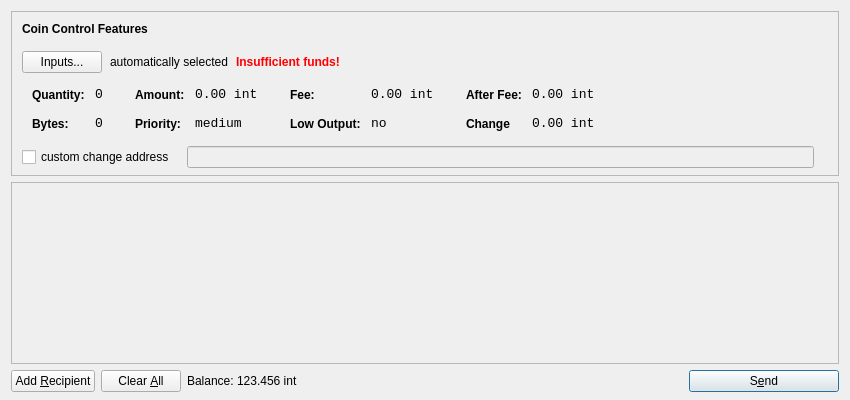
<?xml version="1.0" encoding="UTF-8"?>
<ui version="4.0">
 <class>SendCoinsDialog</class>
 <widget class="QDialog" name="SendCoinsDialog">
  <property name="geometry">
   <rect>
    <x>0</x>
    <y>0</y>
    <width>850</width>
    <height>400</height>
   </rect>
  </property>
  <property name="windowTitle">
   <string>Send Coins</string>
  </property>
  <layout class="QVBoxLayout" name="verticalLayout" stretch="0,1,0">
   <property name="bottomMargin">
    <number>8</number>
   </property>
   <item>
    <widget class="QFrame" name="frameCoinControl">
     <property name="sizePolicy">
      <sizepolicy hsizetype="Expanding" vsizetype="Expanding">
       <horstretch>0</horstretch>
       <verstretch>0</verstretch>
      </sizepolicy>
     </property>
     <property name="maximumSize">
      <size>
       <width>16777215</width>
       <height>16777215</height>
      </size>
     </property>
     <property name="frameShape">
      <enum>QFrame::StyledPanel</enum>
     </property>
     <property name="frameShadow">
      <enum>QFrame::Sunken</enum>
     </property>
     <layout class="QVBoxLayout" name="verticalLayoutCoinControl2">
      <property name="spacing">
       <number>-1</number>
      </property>
      <property name="leftMargin">
       <number>0</number>
      </property>
      <property name="topMargin">
       <number>0</number>
      </property>
      <property name="rightMargin">
       <number>0</number>
      </property>
      <property name="bottomMargin">
       <number>6</number>
      </property>
      <item>
       <layout class="QVBoxLayout" name="verticalLayoutCoinControl" stretch="0,0,0,0,1">
        <property name="spacing">
         <number>0</number>
        </property>
        <property name="leftMargin">
         <number>10</number>
        </property>
        <property name="topMargin">
         <number>10</number>
        </property>
        <item>
         <layout class="QHBoxLayout" name="horizontalLayoutCoinControl1">
          <property name="bottomMargin">
           <number>15</number>
          </property>
          <item>
           <widget class="QLabel" name="labelCoinControlFeatures">
            <property name="sizePolicy">
             <sizepolicy hsizetype="Preferred" vsizetype="Maximum">
              <horstretch>0</horstretch>
              <verstretch>0</verstretch>
             </sizepolicy>
            </property>
            <property name="font">
             <font>
              <weight>75</weight>
              <bold>true</bold>
             </font>
            </property>
            <property name="styleSheet">
             <string notr="true">font-weight:bold;</string>
            </property>
            <property name="text">
             <string>Coin Control Features</string>
            </property>
           </widget>
          </item>
         </layout>
        </item>
        <item>
         <layout class="QHBoxLayout" name="horizontalLayoutCoinControl2" stretch="0,0,0,0">
          <property name="spacing">
           <number>8</number>
          </property>
          <property name="bottomMargin">
           <number>10</number>
          </property>
          <item>
           <widget class="QPushButton" name="pushButtonCoinControl">
            <property name="styleSheet">
             <string notr="true"/>
            </property>
            <property name="text">
             <string>Inputs...</string>
            </property>
           </widget>
          </item>
          <item>
           <widget class="QLabel" name="labelCoinControlAutomaticallySelected">
            <property name="text">
             <string>automatically selected</string>
            </property>
            <property name="margin">
             <number>5</number>
            </property>
           </widget>
          </item>
          <item>
           <widget class="QLabel" name="labelCoinControlInsuffFunds">
            <property name="font">
             <font>
              <weight>75</weight>
              <bold>true</bold>
             </font>
            </property>
            <property name="styleSheet">
             <string notr="true">color:red;font-weight:bold;</string>
            </property>
            <property name="text">
             <string>Insufficient funds!</string>
            </property>
            <property name="margin">
             <number>5</number>
            </property>
           </widget>
          </item>
          <item>
           <spacer name="horizontalSpacerCoinControl">
            <property name="orientation">
             <enum>Qt::Horizontal</enum>
            </property>
            <property name="sizeHint" stdset="0">
             <size>
              <width>40</width>
              <height>1</height>
             </size>
            </property>
           </spacer>
          </item>
         </layout>
        </item>
        <item>
         <widget class="QWidget" name="widgetCoinControl" native="true">
          <property name="sizePolicy">
           <sizepolicy hsizetype="Preferred" vsizetype="Preferred">
            <horstretch>0</horstretch>
            <verstretch>0</verstretch>
           </sizepolicy>
          </property>
          <property name="minimumSize">
           <size>
            <width>0</width>
            <height>0</height>
           </size>
          </property>
          <property name="styleSheet">
           <string notr="true"/>
          </property>
          <layout class="QHBoxLayout" name="horizontalLayoutCoinControl5">
           <property name="margin">
            <number>0</number>
           </property>
           <item>
            <layout class="QHBoxLayout" name="horizontalLayoutCoinControl3" stretch="0,0,0,1">
             <property name="spacing">
              <number>20</number>
             </property>
             <property name="topMargin">
              <number>0</number>
             </property>
             <property name="bottomMargin">
              <number>10</number>
             </property>
             <item>
              <layout class="QFormLayout" name="formLayoutCoinControl1">
               <property name="horizontalSpacing">
                <number>10</number>
               </property>
               <property name="verticalSpacing">
                <number>14</number>
               </property>
               <property name="leftMargin">
                <number>10</number>
               </property>
               <property name="topMargin">
                <number>4</number>
               </property>
               <property name="rightMargin">
                <number>6</number>
               </property>
               <item row="0" column="0">
                <widget class="QLabel" name="labelCoinControlQuantityText">
                 <property name="styleSheet">
                  <string notr="true">font-weight:bold;</string>
                 </property>
                 <property name="text">
                  <string>Quantity:</string>
                 </property>
                 <property name="margin">
                  <number>0</number>
                 </property>
                </widget>
               </item>
               <item row="0" column="1">
                <widget class="QLabel" name="labelCoinControlQuantity">
                 <property name="font">
                  <font>
                   <family>Monospace</family>
                   <pointsize>10</pointsize>
                  </font>
                 </property>
                 <property name="cursor">
                  <cursorShape>IBeamCursor</cursorShape>
                 </property>
                 <property name="contextMenuPolicy">
                  <enum>Qt::ActionsContextMenu</enum>
                 </property>
                 <property name="text">
                  <string>0</string>
                 </property>
                 <property name="margin">
                  <number>0</number>
                 </property>
                 <property name="textInteractionFlags">
                  <set>Qt::LinksAccessibleByMouse|Qt::TextSelectableByKeyboard|Qt::TextSelectableByMouse</set>
                 </property>
                </widget>
               </item>
               <item row="1" column="0">
                <widget class="QLabel" name="labelCoinControlBytesText">
                 <property name="styleSheet">
                  <string notr="true">font-weight:bold;</string>
                 </property>
                 <property name="text">
                  <string>Bytes:</string>
                 </property>
                </widget>
               </item>
               <item row="1" column="1">
                <widget class="QLabel" name="labelCoinControlBytes">
                 <property name="font">
                  <font>
                   <family>Monospace</family>
                   <pointsize>10</pointsize>
                  </font>
                 </property>
                 <property name="cursor">
                  <cursorShape>IBeamCursor</cursorShape>
                 </property>
                 <property name="contextMenuPolicy">
                  <enum>Qt::ActionsContextMenu</enum>
                 </property>
                 <property name="text">
                  <string>0</string>
                 </property>
                 <property name="textInteractionFlags">
                  <set>Qt::LinksAccessibleByMouse|Qt::TextSelectableByKeyboard|Qt::TextSelectableByMouse</set>
                 </property>
                </widget>
               </item>
              </layout>
             </item>
             <item>
              <layout class="QFormLayout" name="formLayoutCoinControl2">
               <property name="horizontalSpacing">
                <number>10</number>
               </property>
               <property name="verticalSpacing">
                <number>14</number>
               </property>
               <property name="leftMargin">
                <number>6</number>
               </property>
               <property name="topMargin">
                <number>4</number>
               </property>
               <property name="rightMargin">
                <number>6</number>
               </property>
               <item row="0" column="0">
                <widget class="QLabel" name="labelCoinControlAmountText">
                 <property name="styleSheet">
                  <string notr="true">font-weight:bold;</string>
                 </property>
                 <property name="text">
                  <string>Amount:</string>
                 </property>
                 <property name="margin">
                  <number>0</number>
                 </property>
                </widget>
               </item>
               <item row="0" column="1">
                <widget class="QLabel" name="labelCoinControlAmount">
                 <property name="font">
                  <font>
                   <family>Monospace</family>
                   <pointsize>10</pointsize>
                  </font>
                 </property>
                 <property name="cursor">
                  <cursorShape>IBeamCursor</cursorShape>
                 </property>
                 <property name="contextMenuPolicy">
                  <enum>Qt::ActionsContextMenu</enum>
                 </property>
                 <property name="text">
                  <string>0.00 int</string>
                 </property>
                 <property name="textInteractionFlags">
                  <set>Qt::LinksAccessibleByMouse|Qt::TextSelectableByKeyboard|Qt::TextSelectableByMouse</set>
                 </property>
                </widget>
               </item>
               <item row="1" column="0">
                <widget class="QLabel" name="labelCoinControlPriorityText">
                 <property name="styleSheet">
                  <string notr="true">font-weight:bold;</string>
                 </property>
                 <property name="text">
                  <string>Priority:</string>
                 </property>
                </widget>
               </item>
               <item row="1" column="1">
                <widget class="QLabel" name="labelCoinControlPriority">
                 <property name="font">
                  <font>
                   <family>Monospace</family>
                   <pointsize>10</pointsize>
                  </font>
                 </property>
                 <property name="cursor">
                  <cursorShape>IBeamCursor</cursorShape>
                 </property>
                 <property name="contextMenuPolicy">
                  <enum>Qt::ActionsContextMenu</enum>
                 </property>
                 <property name="text">
                  <string>medium</string>
                 </property>
                 <property name="textInteractionFlags">
                  <set>Qt::LinksAccessibleByMouse|Qt::TextSelectableByKeyboard|Qt::TextSelectableByMouse</set>
                 </property>
                </widget>
               </item>
              </layout>
             </item>
             <item>
              <layout class="QFormLayout" name="formLayoutCoinControl3">
               <property name="horizontalSpacing">
                <number>10</number>
               </property>
               <property name="verticalSpacing">
                <number>14</number>
               </property>
               <property name="leftMargin">
                <number>6</number>
               </property>
               <property name="topMargin">
                <number>4</number>
               </property>
               <property name="rightMargin">
                <number>6</number>
               </property>
               <item row="0" column="0">
                <widget class="QLabel" name="labelCoinControlFeeText">
                 <property name="styleSheet">
                  <string notr="true">font-weight:bold;</string>
                 </property>
                 <property name="text">
                  <string>Fee:</string>
                 </property>
                 <property name="margin">
                  <number>0</number>
                 </property>
                </widget>
               </item>
               <item row="0" column="1">
                <widget class="QLabel" name="labelCoinControlFee">
                 <property name="font">
                  <font>
                   <family>Monospace</family>
                   <pointsize>10</pointsize>
                  </font>
                 </property>
                 <property name="cursor">
                  <cursorShape>IBeamCursor</cursorShape>
                 </property>
                 <property name="contextMenuPolicy">
                  <enum>Qt::ActionsContextMenu</enum>
                 </property>
                 <property name="text">
                  <string>0.00 int</string>
                 </property>
                 <property name="textInteractionFlags">
                  <set>Qt::LinksAccessibleByMouse|Qt::TextSelectableByKeyboard|Qt::TextSelectableByMouse</set>
                 </property>
                </widget>
               </item>
               <item row="1" column="0">
                <widget class="QLabel" name="labelCoinControlLowOutputText">
                 <property name="styleSheet">
                  <string notr="true">font-weight:bold;</string>
                 </property>
                 <property name="text">
                  <string>Low Output:</string>
                 </property>
                </widget>
               </item>
               <item row="1" column="1">
                <widget class="QLabel" name="labelCoinControlLowOutput">
                 <property name="font">
                  <font>
                   <family>Monospace</family>
                   <pointsize>10</pointsize>
                  </font>
                 </property>
                 <property name="cursor">
                  <cursorShape>IBeamCursor</cursorShape>
                 </property>
                 <property name="contextMenuPolicy">
                  <enum>Qt::ActionsContextMenu</enum>
                 </property>
                 <property name="text">
                  <string>no</string>
                 </property>
                 <property name="textInteractionFlags">
                  <set>Qt::LinksAccessibleByMouse|Qt::TextSelectableByKeyboard|Qt::TextSelectableByMouse</set>
                 </property>
                </widget>
               </item>
              </layout>
             </item>
             <item>
              <layout class="QFormLayout" name="formLayoutCoinControl4">
               <property name="horizontalSpacing">
                <number>10</number>
               </property>
               <property name="verticalSpacing">
                <number>14</number>
               </property>
               <property name="leftMargin">
                <number>6</number>
               </property>
               <property name="topMargin">
                <number>4</number>
               </property>
               <property name="rightMargin">
                <number>6</number>
               </property>
               <item row="0" column="0">
                <widget class="QLabel" name="labelCoinControlAfterFeeText">
                 <property name="styleSheet">
                  <string notr="true">font-weight:bold;</string>
                 </property>
                 <property name="text">
                  <string>After Fee:</string>
                 </property>
                 <property name="margin">
                  <number>0</number>
                 </property>
                </widget>
               </item>
               <item row="0" column="1">
                <widget class="QLabel" name="labelCoinControlAfterFee">
                 <property name="font">
                  <font>
                   <family>Monospace</family>
                   <pointsize>10</pointsize>
                  </font>
                 </property>
                 <property name="cursor">
                  <cursorShape>IBeamCursor</cursorShape>
                 </property>
                 <property name="contextMenuPolicy">
                  <enum>Qt::ActionsContextMenu</enum>
                 </property>
                 <property name="text">
                  <string>0.00 int</string>
                 </property>
                 <property name="textInteractionFlags">
                  <set>Qt::LinksAccessibleByMouse|Qt::TextSelectableByKeyboard|Qt::TextSelectableByMouse</set>
                 </property>
                </widget>
               </item>
               <item row="1" column="0">
                <widget class="QLabel" name="labelCoinControlChangeText">
                 <property name="styleSheet">
                  <string notr="true">font-weight:bold;</string>
                 </property>
                 <property name="text">
                  <string>Change</string>
                 </property>
                </widget>
               </item>
               <item row="1" column="1">
                <widget class="QLabel" name="labelCoinControlChange">
                 <property name="font">
                  <font>
                   <family>Monospace</family>
                   <pointsize>10</pointsize>
                  </font>
                 </property>
                 <property name="cursor">
                  <cursorShape>IBeamCursor</cursorShape>
                 </property>
                 <property name="contextMenuPolicy">
                  <enum>Qt::ActionsContextMenu</enum>
                 </property>
                 <property name="text">
                  <string>0.00 int</string>
                 </property>
                 <property name="textInteractionFlags">
                  <set>Qt::LinksAccessibleByMouse|Qt::TextSelectableByKeyboard|Qt::TextSelectableByMouse</set>
                 </property>
                </widget>
               </item>
              </layout>
             </item>
            </layout>
           </item>
          </layout>
         </widget>
        </item>
        <item>
         <layout class="QHBoxLayout" name="horizontalLayoutCoinControl4" stretch="0,0,0">
          <property name="spacing">
           <number>12</number>
          </property>
          <property name="sizeConstraint">
           <enum>QLayout::SetDefaultConstraint</enum>
          </property>
          <property name="topMargin">
           <number>5</number>
          </property>
          <property name="rightMargin">
           <number>5</number>
          </property>
          <item>
           <widget class="QCheckBox" name="checkBoxCoinControlChange">
            <property name="text">
             <string>custom change address</string>
            </property>
           </widget>
          </item>
          <item>
           <widget class="QLineEdit" name="lineEditCoinControlChange">
            <property name="enabled">
             <bool>false</bool>
            </property>
            <property name="sizePolicy">
             <sizepolicy hsizetype="Expanding" vsizetype="Fixed">
              <horstretch>0</horstretch>
              <verstretch>0</verstretch>
             </sizepolicy>
            </property>
           </widget>
          </item>
          <item>
           <widget class="QLabel" name="labelCoinControlChangeLabel">
            <property name="sizePolicy">
             <sizepolicy hsizetype="Preferred" vsizetype="Expanding">
              <horstretch>0</horstretch>
              <verstretch>0</verstretch>
             </sizepolicy>
            </property>
            <property name="minimumSize">
             <size>
              <width>0</width>
              <height>0</height>
             </size>
            </property>
            <property name="text">
             <string/>
            </property>
            <property name="margin">
             <number>3</number>
            </property>
           </widget>
          </item>
         </layout>
        </item>
        <item>
         <spacer name="verticalSpacerCoinControl">
          <property name="orientation">
           <enum>Qt::Vertical</enum>
          </property>
          <property name="sizeHint" stdset="0">
           <size>
            <width>800</width>
            <height>1</height>
           </size>
          </property>
         </spacer>
        </item>
       </layout>
      </item>
     </layout>
    </widget>
   </item>
   <item>
    <widget class="QScrollArea" name="scrollArea">
     <property name="widgetResizable">
      <bool>true</bool>
     </property>
     <widget class="QWidget" name="scrollAreaWidgetContents">
      <property name="geometry">
       <rect>
        <x>0</x>
        <y>0</y>
        <width>830</width>
        <height>165</height>
       </rect>
      </property>
      <layout class="QVBoxLayout" name="verticalLayout_2">
       <property name="margin">
        <number>0</number>
       </property>
       <item>
        <layout class="QVBoxLayout" name="entries">
         <property name="spacing">
          <number>6</number>
         </property>
        </layout>
       </item>
       <item>
        <spacer name="verticalSpacer">
         <property name="orientation">
          <enum>Qt::Vertical</enum>
         </property>
         <property name="sizeHint" stdset="0">
          <size>
           <width>20</width>
           <height>40</height>
          </size>
         </property>
        </spacer>
       </item>
      </layout>
     </widget>
    </widget>
   </item>
   <item>
    <layout class="QHBoxLayout" name="horizontalLayout">
     <item>
      <widget class="QPushButton" name="addButton">
       <property name="toolTip">
        <string>Send to multiple recipients at once</string>
       </property>
       <property name="text">
        <string>Add &amp;Recipient</string>
       </property>
       <property name="icon">
        <iconset resource="../bitcoin.qrc">
         <normaloff>:/icons/add</normaloff>:/icons/add</iconset>
       </property>
       <property name="autoDefault">
        <bool>false</bool>
       </property>
      </widget>
     </item>
     <item>
      <widget class="QPushButton" name="clearButton">
       <property name="sizePolicy">
        <sizepolicy hsizetype="Minimum" vsizetype="Fixed">
         <horstretch>0</horstretch>
         <verstretch>0</verstretch>
        </sizepolicy>
       </property>
       <property name="toolTip">
        <string>Remove all transaction fields</string>
       </property>
       <property name="text">
        <string>Clear &amp;All</string>
       </property>
       <property name="icon">
        <iconset resource="../bitcoin.qrc">
         <normaloff>:/icons/remove</normaloff>:/icons/remove</iconset>
       </property>
       <property name="autoRepeatDelay">
        <number>300</number>
       </property>
       <property name="autoDefault">
        <bool>false</bool>
       </property>
      </widget>
     </item>
     <item>
      <layout class="QHBoxLayout" name="horizontalLayout_2">
       <property name="spacing">
        <number>3</number>
       </property>
       <item>
        <widget class="QLabel" name="label">
         <property name="sizePolicy">
          <sizepolicy hsizetype="Preferred" vsizetype="Fixed">
           <horstretch>0</horstretch>
           <verstretch>0</verstretch>
          </sizepolicy>
         </property>
         <property name="text">
          <string>Balance:</string>
         </property>
        </widget>
       </item>
       <item>
        <widget class="QLabel" name="labelBalance">
         <property name="sizePolicy">
          <sizepolicy hsizetype="Preferred" vsizetype="Fixed">
           <horstretch>0</horstretch>
           <verstretch>0</verstretch>
          </sizepolicy>
         </property>
         <property name="cursor">
          <cursorShape>IBeamCursor</cursorShape>
         </property>
         <property name="text">
          <string>123.456 int</string>
         </property>
         <property name="textInteractionFlags">
          <set>Qt::LinksAccessibleByMouse|Qt::TextSelectableByKeyboard|Qt::TextSelectableByMouse</set>
         </property>
        </widget>
       </item>
      </layout>
     </item>
     <item>
      <spacer name="horizontalSpacer">
       <property name="orientation">
        <enum>Qt::Horizontal</enum>
       </property>
       <property name="sizeHint" stdset="0">
        <size>
         <width>40</width>
         <height>20</height>
        </size>
       </property>
      </spacer>
     </item>
     <item>
      <widget class="QPushButton" name="sendButton">
       <property name="minimumSize">
        <size>
         <width>150</width>
         <height>0</height>
        </size>
       </property>
       <property name="toolTip">
        <string>Confirm the send action</string>
       </property>
       <property name="text">
        <string>S&amp;end</string>
       </property>
       <property name="icon">
        <iconset resource="../bitcoin.qrc">
         <normaloff>:/icons/send</normaloff>:/icons/send</iconset>
       </property>
       <property name="default">
        <bool>true</bool>
       </property>
      </widget>
     </item>
    </layout>
   </item>
  </layout>
 </widget>
 <resources>
  <include location="../bitcoin.qrc"/>
 </resources>
 <connections/>
</ui>
